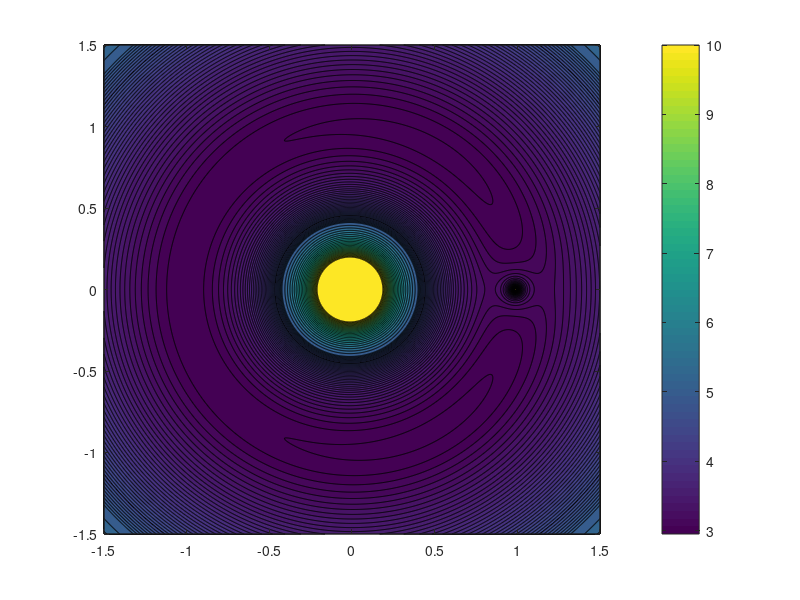

The MATLAB source for this figure:

% Earth-Moon system in normalized rotating frame
x = linspace(-1.5, 1.5, 1000);
y = linspace(-1.5, 1.5, 1000);
[X, Y] = meshgrid(x, y);
m1= 5.972e24; 
m2= 7.347e22;
a=m2/(m1+m2);
U = (1-a)./sqrt(Y.^2 + (X + a).^2) + ...
     a./sqrt(Y.^2 + (X + a - 1).^2) + ...
     0.5*(Y.^2 + X.^2);
Z = 2*U;%use jacobi constant to make graph clear
c = [1:0.05:5, 3.2:0.2:10];%tweak these for the plot
figure
contourf(X, Y, Z, c)
colorbar
